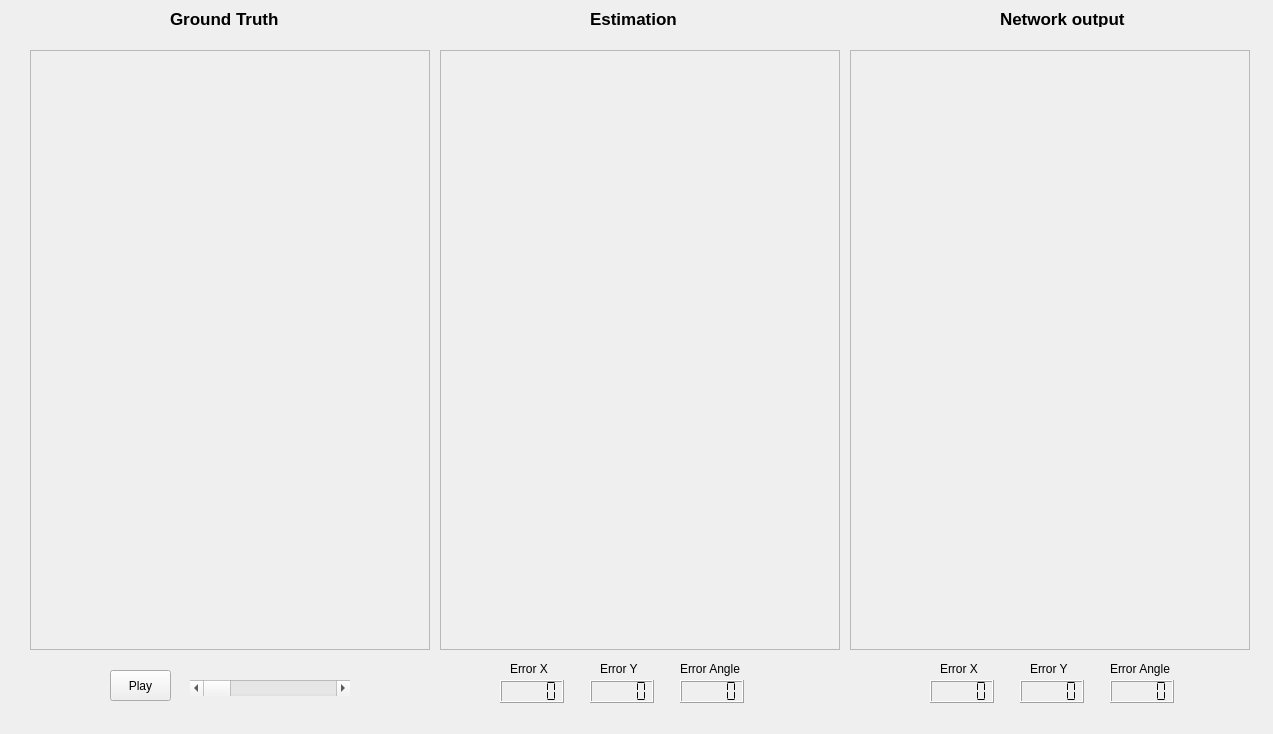
<?xml version="1.0" encoding="UTF-8"?>
<ui version="4.0">
 <class>mainwindow</class>
 <widget class="QWidget" name="mainwindow">
  <property name="geometry">
   <rect>
    <x>0</x>
    <y>0</y>
    <width>1273</width>
    <height>734</height>
   </rect>
  </property>
  <property name="windowTitle">
   <string>Calibration results</string>
  </property>
  <widget class="QFrame" name="scene_gt">
   <property name="geometry">
    <rect>
     <x>30</x>
     <y>50</y>
     <width>400</width>
     <height>600</height>
    </rect>
   </property>
   <property name="frameShape">
    <enum>QFrame::StyledPanel</enum>
   </property>
   <property name="frameShadow">
    <enum>QFrame::Raised</enum>
   </property>
  </widget>
  <widget class="QFrame" name="scene_cc">
   <property name="geometry">
    <rect>
     <x>440</x>
     <y>50</y>
     <width>400</width>
     <height>600</height>
    </rect>
   </property>
   <property name="frameShape">
    <enum>QFrame::StyledPanel</enum>
   </property>
   <property name="frameShadow">
    <enum>QFrame::Raised</enum>
   </property>
  </widget>
  <widget class="QFrame" name="scene_nn">
   <property name="geometry">
    <rect>
     <x>850</x>
     <y>50</y>
     <width>400</width>
     <height>600</height>
    </rect>
   </property>
   <property name="frameShape">
    <enum>QFrame::StyledPanel</enum>
   </property>
   <property name="frameShadow">
    <enum>QFrame::Raised</enum>
   </property>
  </widget>
  <widget class="QLabel" name="label_gt">
   <property name="geometry">
    <rect>
     <x>170</x>
     <y>10</y>
     <width>111</width>
     <height>17</height>
    </rect>
   </property>
   <property name="font">
    <font>
     <pointsize>13</pointsize>
     <weight>75</weight>
     <bold>true</bold>
    </font>
   </property>
   <property name="text">
    <string>Ground Truth</string>
   </property>
  </widget>
  <widget class="QLabel" name="label_cc">
   <property name="geometry">
    <rect>
     <x>590</x>
     <y>10</y>
     <width>111</width>
     <height>17</height>
    </rect>
   </property>
   <property name="font">
    <font>
     <pointsize>13</pointsize>
     <weight>75</weight>
     <bold>true</bold>
    </font>
   </property>
   <property name="text">
    <string>Estimation</string>
   </property>
  </widget>
  <widget class="QLabel" name="label_nn">
   <property name="geometry">
    <rect>
     <x>1000</x>
     <y>10</y>
     <width>151</width>
     <height>17</height>
    </rect>
   </property>
   <property name="font">
    <font>
     <pointsize>13</pointsize>
     <weight>75</weight>
     <bold>true</bold>
    </font>
   </property>
   <property name="text">
    <string>Network output</string>
   </property>
  </widget>
  <widget class="QLCDNumber" name="eX_cc">
   <property name="geometry">
    <rect>
     <x>500</x>
     <y>680</y>
     <width>64</width>
     <height>23</height>
    </rect>
   </property>
   <property name="frameShape">
    <enum>QFrame::Box</enum>
   </property>
   <property name="lineWidth">
    <number>1</number>
   </property>
   <property name="smallDecimalPoint">
    <bool>false</bool>
   </property>
   <property name="segmentStyle">
    <enum>QLCDNumber::Flat</enum>
   </property>
  </widget>
  <widget class="QLCDNumber" name="eZ_cc">
   <property name="geometry">
    <rect>
     <x>590</x>
     <y>680</y>
     <width>64</width>
     <height>23</height>
    </rect>
   </property>
   <property name="frameShape">
    <enum>QFrame::Box</enum>
   </property>
   <property name="lineWidth">
    <number>1</number>
   </property>
   <property name="smallDecimalPoint">
    <bool>false</bool>
   </property>
   <property name="segmentStyle">
    <enum>QLCDNumber::Flat</enum>
   </property>
  </widget>
  <widget class="QLCDNumber" name="eA_cc">
   <property name="geometry">
    <rect>
     <x>680</x>
     <y>680</y>
     <width>64</width>
     <height>23</height>
    </rect>
   </property>
   <property name="frameShape">
    <enum>QFrame::Box</enum>
   </property>
   <property name="lineWidth">
    <number>1</number>
   </property>
   <property name="smallDecimalPoint">
    <bool>false</bool>
   </property>
   <property name="segmentStyle">
    <enum>QLCDNumber::Flat</enum>
   </property>
  </widget>
  <widget class="QLabel" name="label">
   <property name="geometry">
    <rect>
     <x>510</x>
     <y>660</y>
     <width>67</width>
     <height>17</height>
    </rect>
   </property>
   <property name="text">
    <string>Error X</string>
   </property>
  </widget>
  <widget class="QLabel" name="label_2">
   <property name="geometry">
    <rect>
     <x>600</x>
     <y>660</y>
     <width>67</width>
     <height>17</height>
    </rect>
   </property>
   <property name="text">
    <string>Error Y</string>
   </property>
  </widget>
  <widget class="QLabel" name="label_3">
   <property name="geometry">
    <rect>
     <x>680</x>
     <y>660</y>
     <width>81</width>
     <height>17</height>
    </rect>
   </property>
   <property name="text">
    <string>Error Angle</string>
   </property>
  </widget>
  <widget class="QLabel" name="label_4">
   <property name="geometry">
    <rect>
     <x>940</x>
     <y>660</y>
     <width>67</width>
     <height>17</height>
    </rect>
   </property>
   <property name="text">
    <string>Error X</string>
   </property>
  </widget>
  <widget class="QLCDNumber" name="eA_nn">
   <property name="geometry">
    <rect>
     <x>1110</x>
     <y>680</y>
     <width>64</width>
     <height>23</height>
    </rect>
   </property>
   <property name="frameShape">
    <enum>QFrame::Box</enum>
   </property>
   <property name="lineWidth">
    <number>1</number>
   </property>
   <property name="smallDecimalPoint">
    <bool>false</bool>
   </property>
   <property name="segmentStyle">
    <enum>QLCDNumber::Flat</enum>
   </property>
  </widget>
  <widget class="QLCDNumber" name="eZ_nn">
   <property name="geometry">
    <rect>
     <x>1020</x>
     <y>680</y>
     <width>64</width>
     <height>23</height>
    </rect>
   </property>
   <property name="frameShape">
    <enum>QFrame::Box</enum>
   </property>
   <property name="lineWidth">
    <number>1</number>
   </property>
   <property name="smallDecimalPoint">
    <bool>false</bool>
   </property>
   <property name="segmentStyle">
    <enum>QLCDNumber::Flat</enum>
   </property>
  </widget>
  <widget class="QLCDNumber" name="eX_nn">
   <property name="geometry">
    <rect>
     <x>930</x>
     <y>680</y>
     <width>64</width>
     <height>23</height>
    </rect>
   </property>
   <property name="frameShape">
    <enum>QFrame::Box</enum>
   </property>
   <property name="lineWidth">
    <number>1</number>
   </property>
   <property name="smallDecimalPoint">
    <bool>false</bool>
   </property>
   <property name="segmentStyle">
    <enum>QLCDNumber::Flat</enum>
   </property>
  </widget>
  <widget class="QLabel" name="label_5">
   <property name="geometry">
    <rect>
     <x>1110</x>
     <y>660</y>
     <width>81</width>
     <height>17</height>
    </rect>
   </property>
   <property name="text">
    <string>Error Angle</string>
   </property>
  </widget>
  <widget class="QLabel" name="label_6">
   <property name="geometry">
    <rect>
     <x>1030</x>
     <y>660</y>
     <width>67</width>
     <height>17</height>
    </rect>
   </property>
   <property name="text">
    <string>Error Y</string>
   </property>
  </widget>
  <widget class="QPushButton" name="playButton">
   <property name="geometry">
    <rect>
     <x>110</x>
     <y>670</y>
     <width>61</width>
     <height>31</height>
    </rect>
   </property>
   <property name="text">
    <string>Play</string>
   </property>
   <property name="checkable">
    <bool>true</bool>
   </property>
  </widget>
  <widget class="QScrollBar" name="instantScrollBar">
   <property name="geometry">
    <rect>
     <x>190</x>
     <y>680</y>
     <width>160</width>
     <height>16</height>
    </rect>
   </property>
   <property name="orientation">
    <enum>Qt::Horizontal</enum>
   </property>
  </widget>
 </widget>
 <resources/>
 <connections/>
</ui>
